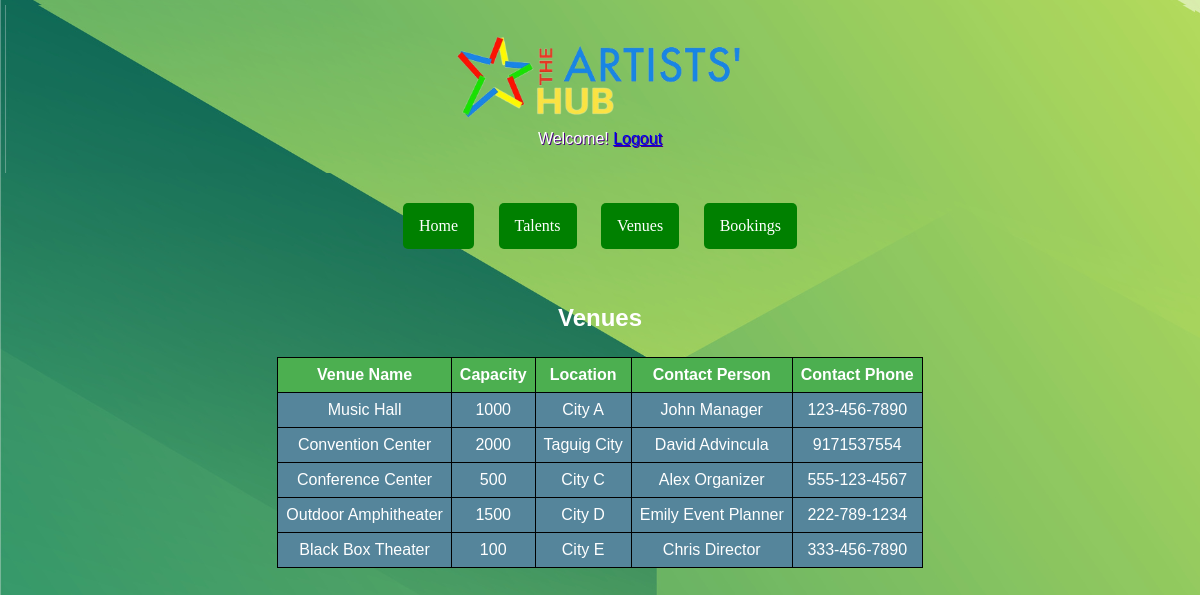
The page /venues.php on the database its author committed.
### tables this page shows
CREATE TABLE `venues` (
  `venue_id` int(11) NOT NULL,
  `venue_name` varchar(255) NOT NULL,
  `capacity` int(11) DEFAULT NULL,
  `location` varchar(255) DEFAULT NULL,
  `contact_person` varchar(255) DEFAULT NULL,
  `contact_phone` varchar(20) DEFAULT NULL
);

### database.php (called while the page is built, shortened)
<?php
$host = "localhost";
$username = "root";
$password = "";
$database = "artisthub";
$conn = new mysqli($host, $username, $password, $database);
function getVenues() {
    global $conn;
    $venues = array();
    $sql = "SELECT * FROM venues";
    $result = $conn->query($sql);
    if ($result->num_rows > 0) {
        while ($row = $result->fetch_assoc()) {
            $venues[] = $row;
        }
    }
    return $venues;
}
?>

### venues.php (the view, shortened to what this page needs)
<?php
include_once 'database.php';
$venues = getVenues();
?>
<!DOCTYPE html>
<html lang="en">
<head>
    <link rel="stylesheet" href="style.css">
</head>
<body>
    <div class="header">
    <img src="logo.png" alt="Artist Hub Logo">
        <p>Welcome! <a href="logout.php">Logout</a></p>
    </div>
    <header>
        <nav>
            <a href="index.php">Home</a>
            <a href="talents.php">Talents</a>
            <a href="venues.php">Venues</a>
            <a href="bookings.php">Bookings</a>
        </nav>
    </header>
    <section>
        <h2>Venues</h2>
        <table>
            <thead>
                <tr>
                    <th>Venue Name</th>
                    <th>Capacity</th>
                    <th>Location</th>
                    <th>Contact Person</th>
                    <th>Contact Phone</th>
                </tr>
            </thead>
            <tbody>
                <?php foreach ($venues as $venue): ?>
                    <tr>
                        <td><?php echo $venue['venue_name']; ?></td>
                        <td><?php echo $venue['capacity']; ?></td>
                        <td><?php echo $venue['location']; ?></td>
                        <td><?php echo $venue['contact_person']; ?></td>
                        <td><?php echo $venue['contact_phone']; ?></td>
                    </tr>
                <?php endforeach; ?>
            </tbody>
        </table>
    </section>
</body>
</html>

### style.css (style rules this page uses)
body, h1, h2, p, form { margin: 0; padding: 5px; color: rgb(255, 255, 255); text-align: center; }
body { background: linear-gradient(to bottom, #006400, #14c91a); font-family: Arial, sans-serif; font-size: 16px; color: white; background-image: url("sage.png"); }
.header { background-color: #14c91a; padding: 20px; color: white; text-shadow: 1px 1px indigo; text-align: center; background-image: url("sage.png"); }
.header img { display: block; margin: 0 auto; height: 100px; }
table { width: auto; max-width: 100%; border-collapse: collapse; margin: 20px auto; text-align: center; }
th, td { border: 1px solid #000000; padding: 8px; text-align: left; text-align: center; }
th { background-color: #4CAF50; color: rgb(255, 255, 255); text-align: center; }
td { background-color: #55859b; color: rgb(255, 255, 255); }
nav { text-align: center; margin-bottom: 20px; padding-top: 30px; padding-bottom: 30px; }
nav a { color: white; text-decoration: none; padding: 14px 16px; display: inline-block; margin: 0 10px; border-radius: 5px; background-color: #008000; font-family: Verdana; }

### rows shown on the page
venues: venue_name "Music Hall", capacity "1000", location "City A", contact_person "John Manager", contact_phone "123-456-7890"
venues: venue_name "Convention Center", capacity "2000", location "Taguig City", contact_person "David Advincula", contact_phone "9171537554"
venues: venue_name "Conference Center", capacity "500", location "City C", contact_person "Alex Organizer", contact_phone "555-123-4567"
venues: venue_name "Outdoor Amphitheater", capacity "1500", location "City D", contact_person "Emily Event Planner", contact_phone "222-789-1234"
venues: venue_name "Black Box Theater", capacity "100", location "City E", contact_person "Chris Director", contact_phone "333-456-7890"
